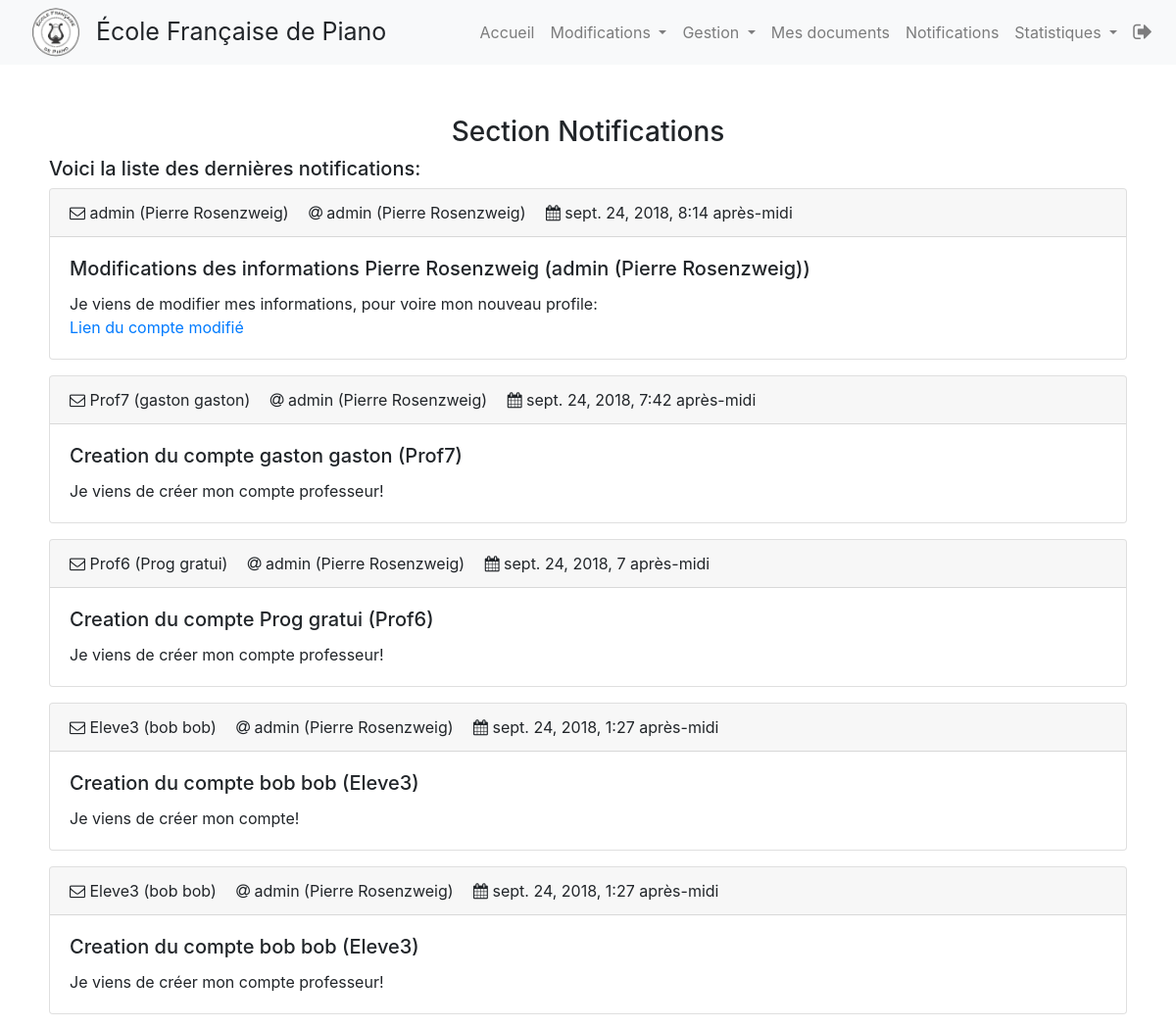
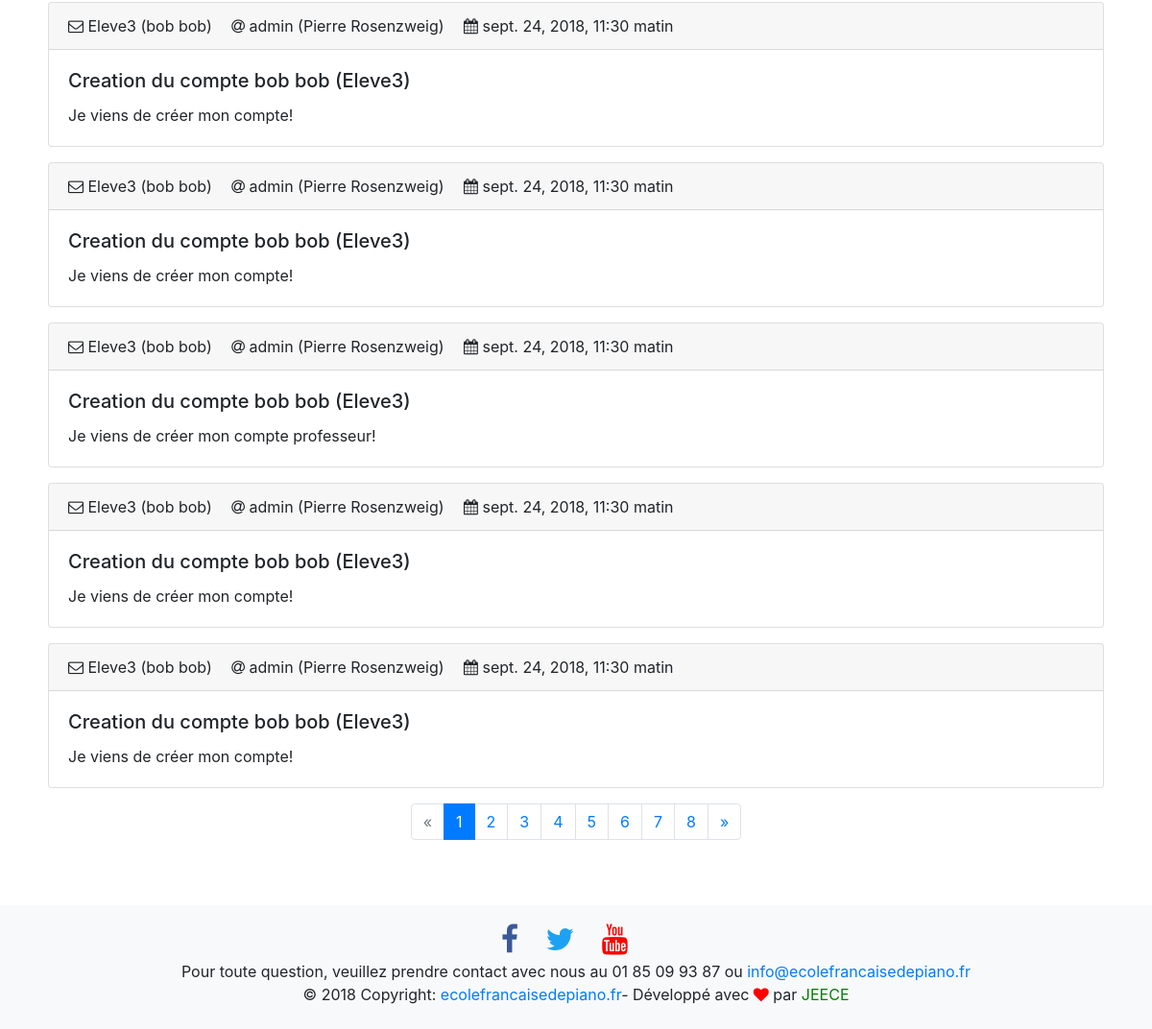
Screenshot of /intranet/notifications (signed in) with the database file from the repository (2 pictures, top to bottom).
### intranet/models.py (models this page shows)
class Notification(models.Model):
    to_user = models.ForeignKey(User, related_name='User_who_received_the_notification', on_delete=models.CASCADE, default=None)
    from_user = models.ForeignKey(User, related_name='User_who_send_the_notification', on_delete=models.CASCADE, default=None)
    date = models.DateTimeField(default=timezone.now)
    object = models.CharField(max_length=60)
    text = models.CharField(max_length=340)

### intranet/views.py (the view, shortened to what this page needs)
# urls.py: path('notifications', views.notifications, name='notifications'),
@login_required
@user_passes_test(lambda u: u.userprofile.is_adherent)
@user_passes_test(lambda u: u.userprofile.is_adherent)
def notifications(request):
    if request.user.is_superuser:
        notifications_list = list(reversed(Notification.objects.all()))
        page = request.GET.get('page', 1)
        paginator = Paginator(notifications_list, 10, 3)
        try:
            notifications_list_page = paginator.page(page)
        except PageNotAnInteger:
            notifications_list_page = paginator.page(1)
        except EmptyPage:
            notifications_list_page = paginator.page(paginator.num_pages)
    user = request.user
    return render(request, 'intranet/notifications.html', locals())

### intranet/models.py (called while the page is built)
def get_full_name(self):
    return "%s (%s %s)" % (self.username, self.first_name, self.last_name)

### intranet/templates/intranet/notifications.html (shortened to what this page needs)
{% extends 'intranet/base.html' %}
{% block nav_bar %}
{% include 'intranet/nav_bar.html' %}
{% endblock nav_bar %}
{% block content %}
 <div class="container container_extras" >
            <h3 class="text-center mt-2"> Section Notifications </h3>
            <h5>Voici la liste des dernières notifications:</h5>
            {% if notifications_list %}
                {% for notif in notifications_list_page %}
                <div class="card mb-3">
                    <div class="card-header"><i class="fa fa-envelope-o" aria-hidden="true"></i>  {{notif.from_user}}  <i class="fa fa-at ml-3" aria-hidden="true"></i>  {{notif.to_user}}  <i class="fa fa-calendar ml-3" aria-hidden="true"></i>  <span class="text-xl-right">{{notif.date}}</span></div>
                    <div class="card-body">
                        <h5 class="card-title">{{notif.object}}</h5>
                        <p class="card-text">{{notif.text}}
                        {% if 'Modifications' in notif.object %}
                        <br>
                        <a href="{% url 'admin:intranet_userprofile_change' notif.from_user.id %}">Lien du compte modifié</a>
                        {% endif %}
                        </p>
                    </div>
                </div>
                {% endfor %}
                {% include 'intranet/paginator.html' with page_obj=notifications_list_page %}
            {% else %}
            <p>Vous n'avez pas reçu de notifications</p>
            {% endif %}
 </div>
{% endblock content %}
{% block footer %}
{% include 'intranet/footer.html' %}
{% endblock footer %}

### intranet/static/intranet/css/app.css (style rules this page uses)
.container_extras { padding: 20px; min-height: 600px; //padding-bottom: 50px; overflow-x: hidden; }

### rows the page displays
Notification: from_user "admin (Pierre Rosenzweig)", to_user "admin (Pierre Rosenzweig)", date "sept. 24, 2018, 8:14 après-midi", object "Modifications des informations Pierre Rosenzweig (admin (Pierre Rosenzweig))", text "Je viens de modifier mes informations, pour voire mon nouveau profile:", shows "Lien du compte modifié"
Notification: from_user "Prof7 (gaston gaston)", to_user "admin (Pierre Rosenzweig)", date "sept. 24, 2018, 7:42 après-midi", object "Creation du compte gaston gaston (Prof7)", text "Je viens de créer mon compte professeur!"
Notification: from_user "Prof6 (Prog gratui)", to_user "admin (Pierre Rosenzweig)", date "sept. 24, 2018, 7 après-midi", object "Creation du compte Prog gratui (Prof6)", text "Je viens de créer mon compte professeur!"
Notification: from_user "Eleve3 (bob bob)", to_user "admin (Pierre Rosenzweig)", date "sept. 24, 2018, 1:27 après-midi", object "Creation du compte bob bob (Eleve3)", text "Je viens de créer mon compte!"
Notification: from_user "Eleve3 (bob bob)", to_user "admin (Pierre Rosenzweig)", date "sept. 24, 2018, 1:27 après-midi", object "Creation du compte bob bob (Eleve3)", text "Je viens de créer mon compte professeur!"
Notification: from_user "Eleve3 (bob bob)", to_user "admin (Pierre Rosenzweig)", date "sept. 24, 2018, 11:30 matin", object "Creation du compte bob bob (Eleve3)", text "Je viens de créer mon compte!"
Notification: from_user "Eleve3 (bob bob)", to_user "admin (Pierre Rosenzweig)", date "sept. 24, 2018, 11:30 matin", object "Creation du compte bob bob (Eleve3)", text "Je viens de créer mon compte!"
Notification: from_user "Eleve3 (bob bob)", to_user "admin (Pierre Rosenzweig)", date "sept. 24, 2018, 11:30 matin", object "Creation du compte bob bob (Eleve3)", text "Je viens de créer mon compte professeur!"
Notification: from_user "Eleve3 (bob bob)", to_user "admin (Pierre Rosenzweig)", date "sept. 24, 2018, 11:30 matin", object "Creation du compte bob bob (Eleve3)", text "Je viens de créer mon compte!"
Notification: from_user "Eleve3 (bob bob)", to_user "admin (Pierre Rosenzweig)", date "sept. 24, 2018, 11:30 matin", object "Creation du compte bob bob (Eleve3)", text "Je viens de créer mon compte!"

### other values shown
{{ i }} "1"
{{ i }} "2" "3" "4" "5" "6" "7" "8"
